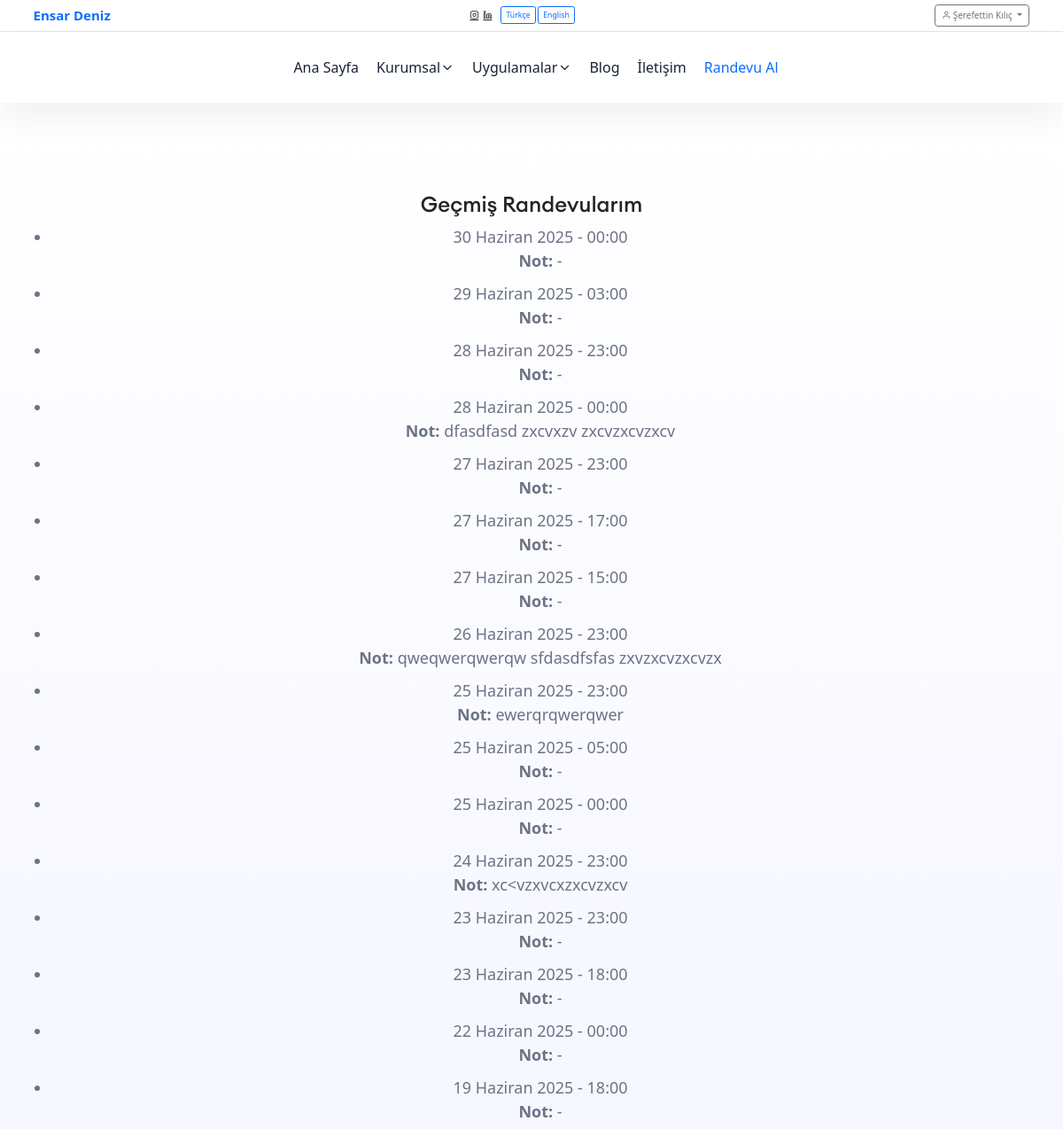
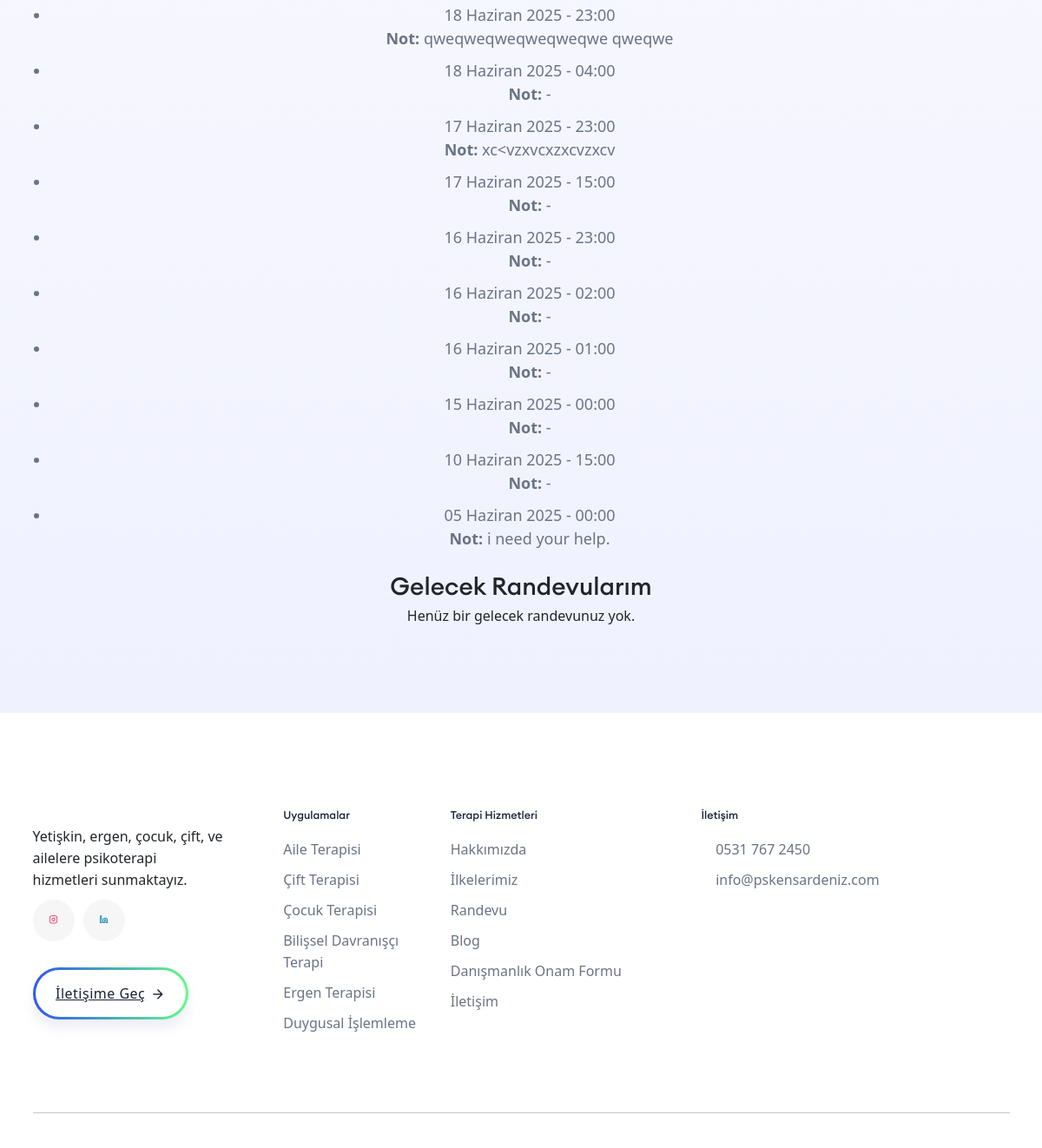
/kullanici/profil/ (signed in), run on the app's committed database (2 pictures, top to bottom).
### users/models.py (models this page shows, shortened)
class CustomUser(AbstractBaseUser, PermissionsMixin):
    email = models.EmailField(_('email address'), unique=True)
    name = models.CharField(max_length=150)
    is_active = models.BooleanField(default=True)
    is_staff = models.BooleanField(default=False)
    created = models.DateTimeField(auto_now_add=True)
    updated = models.DateTimeField(auto_now=True)
    objects = CustomAccountManager()
    USERNAME_FIELD = 'email'
    REQUIRED_FIELDS = ['name']
    class Meta:
        verbose_name = "User"
        verbose_name_plural = "users"

class Appointment(models.Model):
    client = models.ForeignKey(CustomUser, on_delete=models.CASCADE, related_name="appointments")
    date = models.DateField()
    time = models.TimeField()
    notes = models.TextField(blank=True, null=True)
    created_at = models.DateTimeField(auto_now_add=True)
    is_paid = models.BooleanField(default=False)
    my_notes = models.TextField(blank=True, null=True)

### core/models.py (models this page shows, shortened)
class Intervention(models.Model):
    title = models.CharField(max_length=124, blank=True, null=True)
    description = models.TextField(blank=True, null=True)
    slug = models.SlugField(unique=True, blank=True, null=True)
    image = models.ImageField(upload_to='intervention_images/', blank=True, null=True)
    class Meta:
        verbose_name = "Intervention"
        verbose_name_plural = "Interventions"

### users/views.py (the view)
# urls.py: path('profil/', views.user_profile, name='profile'),
@login_required
def user_profile(request):
    user = request.user
    now = datetime.now()
    past_appointments = Appointment.objects.filter(client=user, date__lt=now.date()).order_by('-date', '-time')
    future_appointments = Appointment.objects.filter(client=user, date__gte=datetime.now().date()).order_by('date', 'time')
    return render(request, 'users/profil.html', {
        'past_appointments': past_appointments,
        'future_appointments': future_appointments
    })

### templates/users/profil.html (shortened to what this page needs)
<!DOCTYPE html>
{% load static %}
{% load i18n %}
<html lang="en">
<head>
    <link rel="stylesheet" href="{% static 'css/vendor/bootstrap.min.css' %}">
    <link rel="stylesheet" href="{% static 'css/vendor/slick.css' %}">
    <link rel="stylesheet" href="{% static 'css/vendor/slick-theme.css' %}">
    <link rel="stylesheet" href="{% static 'css/plugins/sal.css' %}">
    <link rel="stylesheet" href="{% static 'css/plugins/feather.css' %}">
    <link rel="stylesheet" href="{% static 'css/plugins/fontawesome.min.css' %}">
    <link rel="stylesheet" href="{% static 'css/plugins/euclid-circulara.css' %}">
    <link rel="stylesheet" href="{% static 'css/plugins/swiper.css' %}">
    <link rel="stylesheet" href="{% static 'css/plugins/magnify.css' %}">
    <link rel="stylesheet" href="{% static 'css/plugins/odometer.css' %}">
    <link rel="stylesheet" href="{% static 'css/plugins/animation.css' %}">
    <link rel="stylesheet" href="{% static 'css/plugins/bootstrap-select.min.css' %}">
    <link rel="stylesheet" href="{% static 'css/plugins/jquery-ui.css' %}">
    <link rel="stylesheet" href="{% static 'css/plugins/magnigy-popup.min.css' %}">
    <link rel="stylesheet" href="{% static 'css/style.css' %}">
    <link rel="stylesheet" href="https://cdn.jsdelivr.net/npm/bootstrap@5.3.0/dist/css/bootstrap.min.css">
    <link rel="stylesheet"
        href="https://cdnjs.cloudflare.com/ajax/libs/bootstrap-datepicker/1.9.0/css/bootstrap-datepicker.min.css">
    <link rel="stylesheet"
        href="https://cdnjs.cloudflare.com/ajax/libs/bootstrap-timepicker/0.5.2/css/bootstrap-timepicker.min.css">
    <link rel="stylesheet" href="https://cdn.jsdelivr.net/npm/flatpickr/dist/flatpickr.min.css">
</head>
<body>
        <div id="app">
            <header class="rbt-header rbt-header-9">
                {% include '../header.html' %}
                {% include '../navbar.html' %}
            </header>
        <div class="rbt-breadcrumb-default ptb--100 ptb_md--50 ptb_sm--30 bg-gradient-1">
            <div class="container">
                <div class="row">
                    <div class="col-lg-12">
                        <div class="breadcrumb-inner text-center">
                            <h3>Geçmiş Randevularım</h3>
                            {% if past_appointments %}
                            <ul>
                                {% for appointment in past_appointments %}
                                <li>
                                    {{ appointment.date }} - {{ appointment.time }} <br>
                                    <strong>Not:</strong> {{ appointment.notes|default:"-" }}
                                </li>
                                {% endfor %}
                            </ul>
                            {% else %}
                            <p>Henüz geçmiş randevunuz bulunmamaktadır.</p>
                            {% endif %}
                            <br>
                            <h2>Gelecek Randevularım</h2>
                            {% if future_appointments %}
                            <ul>
                                {% for appointment in future_appointments %}
                                <li>{{ appointment.date }} - {{ appointment.time }} - {{ appointment.notes }}</li>
                                {% endfor %}
                            </ul>
                            {% else %}
                            <p>Henüz bir gelecek randevunuz yok.</p>
                            {% endif %}
                        </div>
                    </div>
                </div>
            </div>
        </div>
        <div class="mt-5">
            {% include '../footer.html' %}
        </div>
    </div>
</body>
</html>

### templates/header.html (shortened to what this page needs)
{% load i18n %}
<header class="rbt-header rbt-header-9 border-bottom py-2">
    <div class="container">
        <div class="d-flex justify-content-between align-items-center flex-wrap">
            <div class="d-flex align-items-center mb-2 mb-md-0">
                <a href="{% url 'core:home' %}" class="navbar-brand fw-bold fs-4 text-primary">
                    Ensar Deniz
                </a>
            </div>
            <div class="d-flex align-items-center gap-3 mb-2 mb-md-0">
                <div class="d-flex gap-2">
                    <a href="https://www.instagram.com/psikologensardeniz" target="_blank" class="text-dark">
                        <i class="feather-instagram"></i>
                    </a>
                    <a href="https://www.linkedin.com/in/ensar-deniz-b9ba79211?utm_source=share&utm_campaign=share_via&utm_content=profile&utm_medium=android_app" target="_blank" class="text-dark">
                        <i class="feather-linkedin"></i>
                    </a>
                </div>
                <form action="{% url 'set_language' %}" method="post" class="d-flex gap-1">
                    <button type="submit" name="language" value="tr"
                        class="btn btn-sm {% if LANGUAGE_CODE == 'tr' %}btn-primary{% else %}btn-outline-primary{% endif %}">
                        Türkçe
                    </button>
                    <button type="submit" name="language" value="en"
                        class="btn btn-sm {% if LANGUAGE_CODE == 'en' %}btn-primary{% else %}btn-outline-primary{% endif %}">
                        English
                    </button>
                </form>
            </div>
            <div class="d-flex align-items-center gap-3">
                {% if user.is_authenticated %}
                    <div class="dropdown">
                        <a class="btn btn-outline-secondary dropdown-toggle" href="#" role="button" data-bs-toggle="dropdown" aria-expanded="false">
                            <i class="feather-user"></i> {{ user.name }}
                        </a>
                    </div>
                {% else %}
                    <a href="{% url 'users:login' %}" class="btn btn-outline-primary">
                        <i class="feather-user"></i> {% trans "Giriş Yap" %}
                    </a>
                {% endif %}
            </div>
        </div>
    </div>
</header>

### templates/navbar.html (shortened to what this page needs)
{% load i18n %}
<div class="rbt-header-wrapper  header-not-transparent header-sticky">
    <div class="container">
        <div class="mainbar-row rbt-navigation-end align-items-center">
            <div class="header-left rbt-header-content">
                <div class="header-info">
                </div>
            </div>
            <div class="rbt-main-navigation d-none d-xl-block">
                <nav class="mainmenu-nav">
                    <ul class="mainmenu">
                        <li class="with-megamenu has-menu-child-item position-static">
                            <a href="{% url 'core:home' %}">{% trans "Ana Sayfa" %}</a>
                        </li>
                        <li class="has-dropdown has-menu-child-item">
                            <a href="#">{% trans "Kurumsal" %}
                                <i class="feather-chevron-down"></i>
                            </a>
                        </li>
                        <li class="has-dropdown has-menu-child-item">
                            <a href="{% url 'core:home' %}#uygulamalar" title="Uygulamalar">{% trans "Uygulamalar" %}
                                <i class="feather-chevron-down"></i>
                            </a>
                        </li>
                        <li class="with-megamenu has-menu-child-item position-static">
                            <a href="{% url 'core:blog' %}">{% trans "Blog" %}</a>
                        </li>
                        <li class="with-megamenu has-menu-child-item position-static">
                            <a href="{% url 'core:iletisim' %}">{% trans "İletişim" %}</a>
                        </li>
                        <li class="with-megamenu has-menu-child-item position-static">
                            <a href="{% url 'users:randevu_olustur' %}" class="text-primary">{% trans "Randevu Al" %}</a>
                        </li>
                    </ul>
                </nav>
            </div>
        </div>
    </div>
</div>

### templates/mobile-section.html (shortened to what this page needs)
{% load i18n %}
{% load static %}

### templates/footer.html (shortened to what this page needs)
{% load i18n %}
<footer class="rbt-footer footer-style-1 bg-color-white overflow-hidden">
    <div class="footer-top">
        <div class="container">
            <div class="row g-5">
                <div class="col-lg-3 col-md-6 col-sm-6 col-12">
                    <div class="footer-widget">
                        <p class="description mt--20">{% blocktrans %}Yetişkin, ergen, çocuk, çift, ve ailelere psikoterapi hizmetleri sunmaktayız.{% endblocktrans %}
                        </p>
                        <ul class="social-icon social-default justify-content-start">
                            <li>
                                <a href="https://www.instagram.com/psikologensardeniz" target="_blank"
                                    title="Instagram Adresim">
                                    <i class="feather-instagram"></i>
                                </a>
                            </li>
                            <li>
                                <a href="https://www.linkedin.com/in/ensar-deniz-b9ba79211?utm_source=share&utm_campaign=share_via&utm_content=profile&utm_medium=android_app" target="_blank"
                                    title="LinkedIn Adresim">
                                    <i class="feather-linkedin"></i>
                                </a>
                            </li>
                        </ul>
                        <div class="contact-btn mt--30">
                            <a class="rbt-btn hover-icon-reverse btn-border-gradient radius-round" href="{% url 'core:iletisim' %}"
                                title="İletişim">
                                <div class="icon-reverse-wrapper">
                                    <span class="btn-text">{% trans "İletişime Geç" %}</span>
                                    <span class="btn-icon"><i class="feather-arrow-right"></i></span>
                                </div>
                            </a>
                        </div>
                    </div>
                </div>
                <div class="col-lg-2 col-md-6 col-sm-6 col-12">
                    <div class="footer-widget">
                        <h5 class="ft-title">{% trans "Uygulamalar" %}</h5>
                        <ul class="ft-link">
                            {% for intervention in interventions %}
                            <li>
                                <a href="{% url 'core:uygulama_detay' intervention.slug %}"
                                    title="{{ intervention.title }}">
                                    {{ intervention.title }}
                                </a>
                            </li>
                            {% endfor %}
                        </ul>
                    </div>
                </div>
                <div class="col-lg-3 col-md-6 col-sm-6 col-12">
                    <div class="footer-widget">
                        <h5 class="ft-title">{% if request.LANGUAGE_CODE == 'en' %} Counselling {% else %} Terapi Hizmetleri {% endif %}</h5>
                        <ul class="ft-link">
                            <li>
                                <a href="{% url 'core:hakkimizda' %}" title="Hakkımızda">{% trans "Hakkımızda" %}</a>
                            </li>
                            <li>
                                <a href="{% url 'core:ilkelerimiz' %}" title="İlkelerimiz">{% trans "İlkelerimiz" %}</a>
                            </li>
                            <li>
                                <a href="{% url 'users:randevu_olustur' %}" title="Randevu">{% trans "Randevu" %}</a>
                            </li>
                            <li>
                                <a href="{% url 'core:blog' %}" title="Blog">{% trans "Blog" %}</a>
                            </li>
                            {% if request.LANGUAGE_CODE == 'en' %}
                                <li><a href="/static/counseling-consent-form.pdf" target="_blank">Informed Consent Form</a></li>
                            {% else %}
                                <li><a href="/static/online-danismanlik-onam-formu.pdf" target="_blank">Danışmanlık Onam Formu</a></li>
                            {% endif %}
                            <li>
                                <a href="{% url 'core:iletisim' %}" title="İletişim">{% trans "İletişim" %}</a>
                            </li>
                        </ul>
                    </div>
                </div>
                <div class="col-lg-4 col-md-6 col-sm-6 col-12">
                    <div class="footer-widget">
                        <h5 class="ft-title">{% trans "İletişim" %}</h5>
                        <ul class="ft-link">
                            <li><span><i class="fa fa-phone"></i></span> <a href="tel:0531 767 2450"
                                    >0531 767 2450</a></li>
                            <li><span><i class="fa fa-envelope"></i></span> <a
                                    href="mailto:info@pskensardeniz.com"
                                    >info@pskensardeniz.com</a></li>
                        </ul>
                    </div>
                </div>
            </div>
        </div>
    </div>
    <div class="rbt-separator-mid">
        <div class="container">
            <hr class="rbt-separator m-0">
        </div>
    </div>
    <div class="copyright-area copyright-style-1 ptb--20">
    </div>
</footer>

### data on the page
CustomUser: name "Şerefettin Kılıç"
Appointment: date "30 Haziran 2025", time "00:00", notes "-"
Appointment: date "29 Haziran 2025", time "03:00", notes "-"
Appointment: date "28 Haziran 2025", time "23:00", notes "-"
Appointment: date "28 Haziran 2025", time "00:00", notes "dfasdfasd zxcvxzv zxcvzxcvzxcv"
Appointment: date "27 Haziran 2025", time "23:00", notes "-"
Appointment: date "27 Haziran 2025", time "17:00", notes "-"
Appointment: date "27 Haziran 2025", time "15:00", notes "-"
Appointment: date "26 Haziran 2025", time "23:00", notes "qweqwerqwerqw sfdasdfsfas zxvzxcvzxcvzx"
Appointment: date "25 Haziran 2025", time "23:00", notes "ewerqrqwerqwer"
Appointment: date "25 Haziran 2025", time "05:00", notes "-"
Appointment: date "25 Haziran 2025", time "00:00", notes "-"
Appointment: date "24 Haziran 2025", time "23:00", notes "xc<vzxvcxzxcvzxcv"
Appointment: date "23 Haziran 2025", time "23:00", notes "-"
Appointment: date "23 Haziran 2025", time "18:00", notes "-"
Appointment: date "22 Haziran 2025", time "00:00", notes "-"
Appointment: date "19 Haziran 2025", time "18:00", notes "-"
Appointment: date "18 Haziran 2025", time "23:00", notes "qweqweqweqweqweqwe qweqwe"
Appointment: date "18 Haziran 2025", time "04:00", notes "-"
Appointment: date "17 Haziran 2025", time "23:00", notes "xc<vzxvcxzxcvzxcv"
Appointment: date "17 Haziran 2025", time "15:00", notes "-"
Appointment: date "16 Haziran 2025", time "23:00", notes "-"
Appointment: date "16 Haziran 2025", time "02:00", notes "-"
Appointment: date "16 Haziran 2025", time "01:00", notes "-"
Appointment: date "15 Haziran 2025", time "00:00", notes "-"
Appointment: date "10 Haziran 2025", time "15:00", notes "-"
Appointment: date "05 Haziran 2025", time "00:00", notes "i need your help."
Intervention: title "Aile Terapisi"
Intervention: title "Çift Terapisi"
Intervention: title "Çocuk Terapisi"
Intervention: title "Bilişsel Davranışçı Terapi"
Intervention: title "Ergen Terapisi"
Intervention: title "Duygusal İşlemleme"
